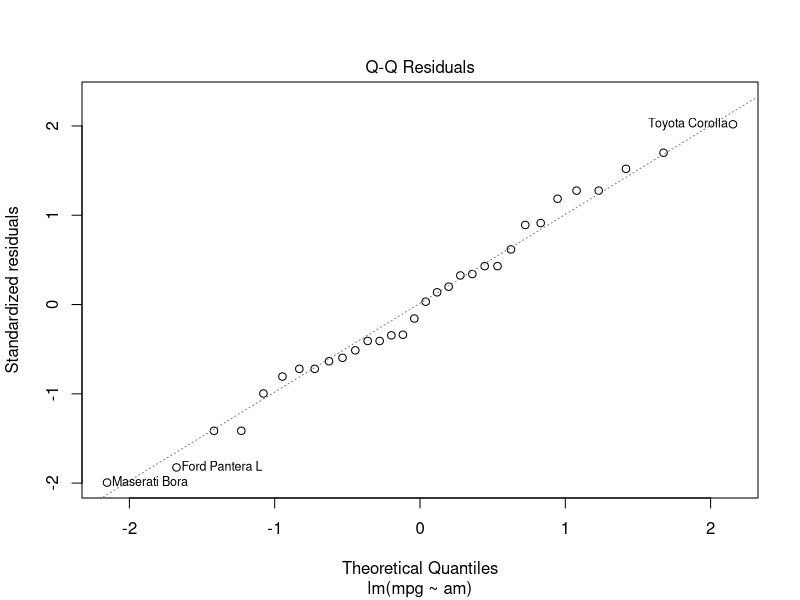
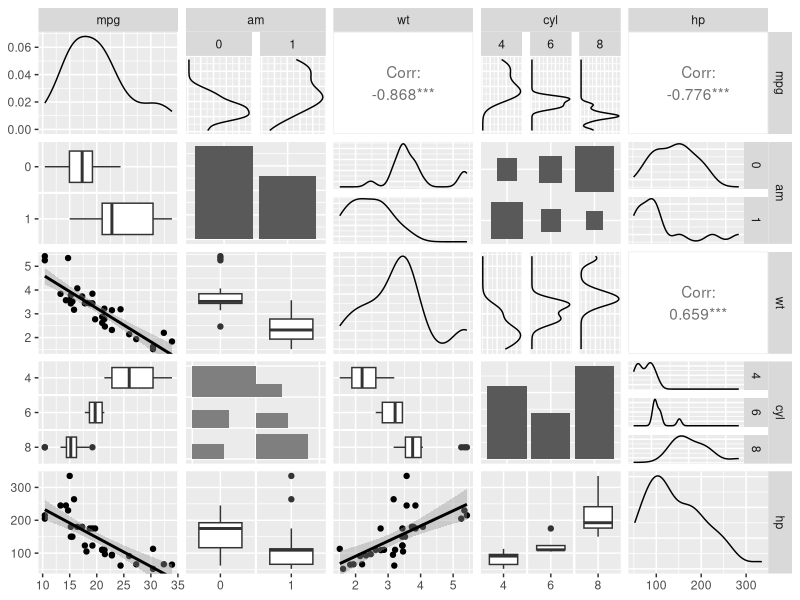
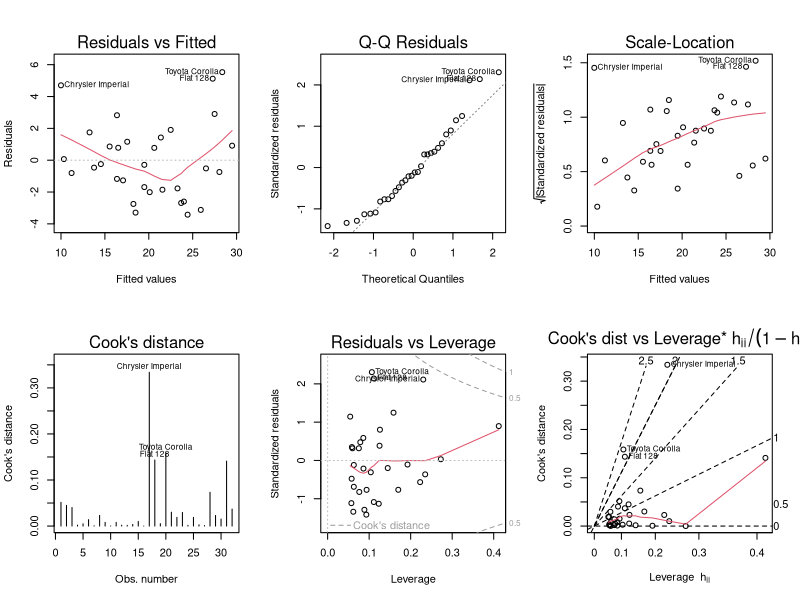

These figures' R source, in order:
## ---- chunk 1
data(mtcars)
require(dplyr); require(GGally); require(ggplot2)

cars <- mutate(mtcars,
               cyl = as.factor(cyl),
               vs = as.factor(vs),
               am = as.factor(am),
               gear = as.factor(gear),
               carb = as.factor(carb))
mpg_means <- group_by(cars, am) %>% summarise(mean_mpg = round(mean(mpg), 2))
## ---- chunk 2
fit1 <- lm(mpg ~ am, cars)
## ---- chunk 3
fit2 <- lm(mpg ~ am + cyl, cars)
fit3 <- lm(mpg ~ am + cyl + wt, cars)
fit4 <- lm(mpg ~ am + cyl + wt + hp, cars)
anova(fit1, fit2, fit3, fit4)
## ---- chunk 4
fit5 <- lm(mpg ~ am + cyl+ I(wt - mean(wt)) + I(hp - mean(hp)), cars)
round(summary(fit5)$coef, 3)
## ---- chunk 5
fit6 <- lm(mpg ~ am + I(wt - mean(wt)) + I(hp - mean(hp)), cars)
round(summary(fit6)$coef, 3)
## ---- chunk 6
fit7 <- lm(mpg ~ am + I(wt - mean(wt)) + I(hp - mean(hp)), cars[-c(17, 18, 20),])
round(summary(fit7)$coef, 3)
## ---- chunk 7
plot(fit1, which = 2)
## ---- chunk 8
ggpairs(cars[, c('mpg', 'am', 'wt', 'cyl', 'hp')],
        upper = list(continuous = "cor", combo = "facetdensity"),
        lower = list(continuous = "smooth", combo = "box", discrete = "ratio")) +
theme(plot.title = element_text(face="bold"))
## ---- chunk 9
par(mfrow = c(2,3))
plot(fit6, which = 1:6)
